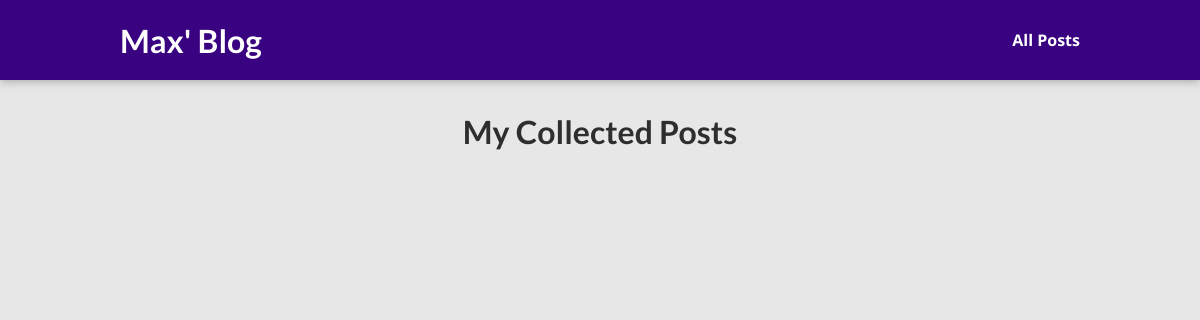
/posts, run on an earlier commit of the app's database.
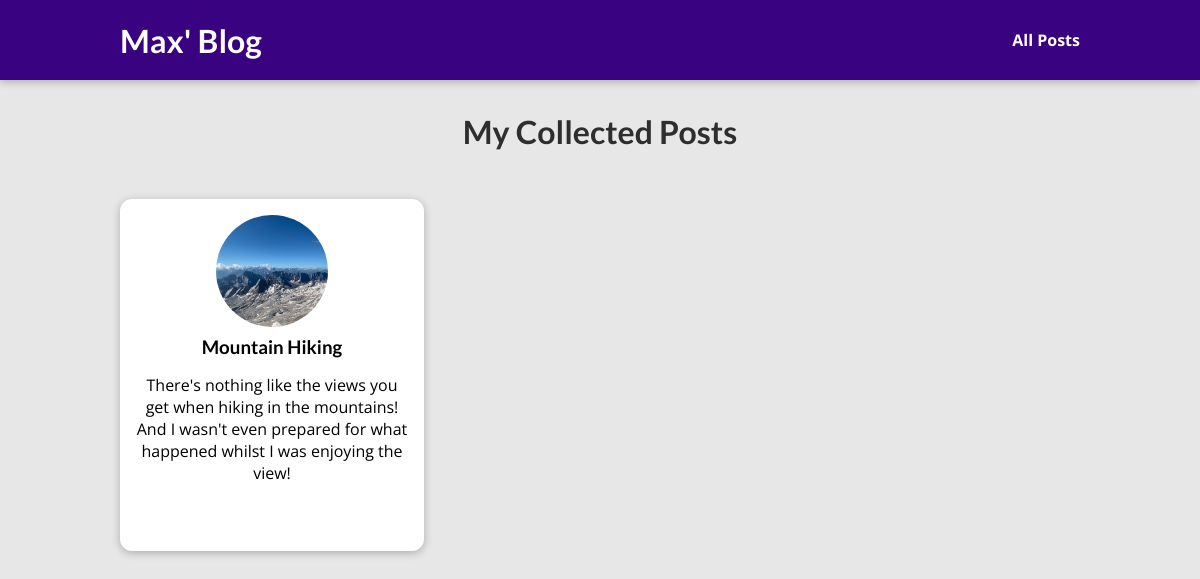
And on a later commit of the database.
### blog/models.py (models this page shows, shortened)
class Post(models.Model):
    title = models.CharField(max_length= 80)
    excerpt = models.CharField(max_length= 500)
    image = models.CharField(max_length= 80)
    date = models.DateField()
    slug = models.SlugField(blank=True)
    content = models.CharField(max_length= 500)
    author = models.ForeignKey(Author, on_delete = models.CASCADE)
    tags = models.ManyToManyField(Tag)

### blog/views.py (the view)
# urls.py: path("posts", views.posts, name="posts-page"),
def posts(request):
    postsData = Post.objects.all()
    return render(request, "blog/all-posts.html", {
      "all_posts": postsData
    })

### blog/templates/blog/all-posts.html (shortened to what this page needs)
{% extends "base.html" %}
{% load static %}
{% block css_files %}
  <link rel="stylesheet" href="{% static "blog/post.css" %}" />
  <link rel="stylesheet" href="{% static "blog/all-posts.css" %}" />
{% endblock %}
{% block content %}
<section id="all-posts">
  <h2>My Collected Posts</h2>
  <ul>
    {% for post in all_posts %}
      {% include "blog/includes/post.html" %}
    {% endfor %}
  </ul>
</section>
{% endblock %}

### blog/templates/blog/includes/post.html
{% load static %}
<li>
  <article class="post">
    <a href="{% url "post-detail-page" post.slug %}">
      <img src="{% static "blog/images/"|add:post.image %}" alt="{{ post.title }}"
      />
      <div class="post__content">
        <h3>{{ post.title }}</h3>
        <p>
          {{ post.excerpt }}
        </p>
      </div>
    </a>
  </article>
</li>

What changed in the data, as far as the page shows it:
added Post: image (picture), title "Mountain Hiking", excerpt "There's nothing like the views you get when hiking in the mountains! And I wasn't even prepared for what happened whilst I was enjoying the view!"
